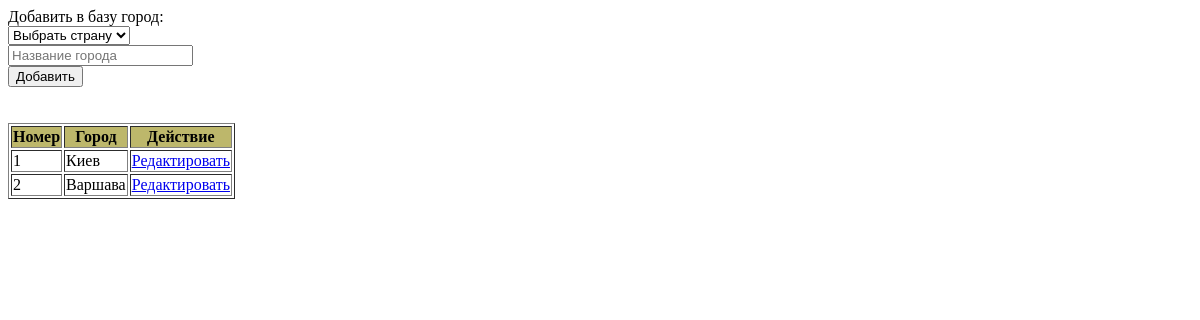
Page /Form/address_cities_add_form.php on the earlier database version.
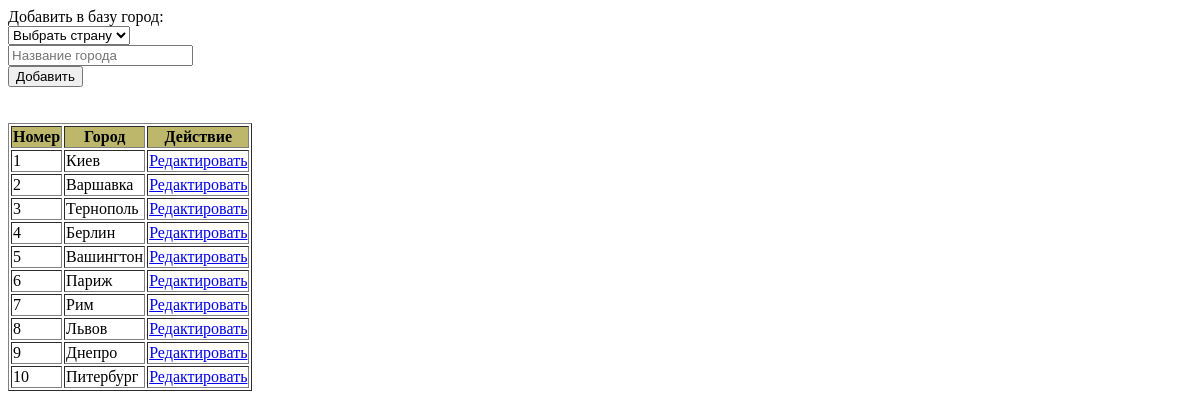
Same page on the later database version.
### tables this page shows
CREATE TABLE `address_cities` (
  `id` int(11) NOT NULL,
  `countryId` int(11) NOT NULL,
  `name` varchar(50) NOT NULL
);

### Class/AddressCities.php (called while the page is built, shortened)
<?php
class AddressCities extends Connectic
{
    private $id;
    private $name;
    public function getId()
    {
        return $this->id;
    }
    public function getName()
    {
        return $this->name;
    }
    public function selectAllCiti()
    {
        $pdo = Connectic::makeConnect();
        $pdo->setAttribute(PDO::FETCH_CLASS, 'AddressCities');
        $sql = "SELECT * FROM address_cities";
        $stmt = $pdo->prepare($sql);
        $stmt->setFetchMode(PDO::FETCH_CLASS, 'AddressCities');
        $stmt->execute();
        return $stmt->fetchAll();
    }
}

### address_cities.php (called while the page is built, shortened)
<?php
require_once 'Class/AddressCities.php';
$adressCities = new AddressCities();
$allCitis = $adressCities->selectAllCiti();

### Form/address_cities_add_form.php (the view, shortened to what this page needs)
<!DOCTYPE html>
<html lang="en">
<head>
</head>
<body>
        <form action="/sql/address_cities.php" method="post">
            <label>Добавить в базу город:</label><br>
            <select name="countriId">
                <option disabled selected>Выбрать страну</option>
            </select><br>
            <input type="text" name="citi_add" placeholder="Название города" required="required">
            <br><input type="submit" value="Добавить"><br><br>
        </form><br>
        <?php require_once 'address_cities.php'; ?>
        <table border="1">
        <tr bgcolor="#bdb76b">
            <th>Номер</th>
            <th>Город</th>
            <th>Действие</th>
        </tr>
            <?php $i = 0; ?>
            <?php foreach ($allCitis as $citi): ?>
        <tr>
            <td><?php echo ++$i; ?></td>
            <td><?php echo $citi->getName()?></td>
            <td>
                <a href="Form/edit_address_citic_form.php?id=<?php echo $citi->getId()?>">Редактировать</a>
            </td>
        </tr>
            <?php endforeach;?>
        </table><br><br>
</body>
</html>

Differences in the rows shown:
changed address_cities: name "Варшава" → "Варшавка"
added address_cities: name "Тернополь"
added address_cities: name "Берлин"
added address_cities: name "Вашингтон"
added address_cities: name "Париж"
added address_cities: name "Рим"
added address_cities: name "Львов"
added address_cities: name "Днепро"
added address_cities: name "Питербург"
